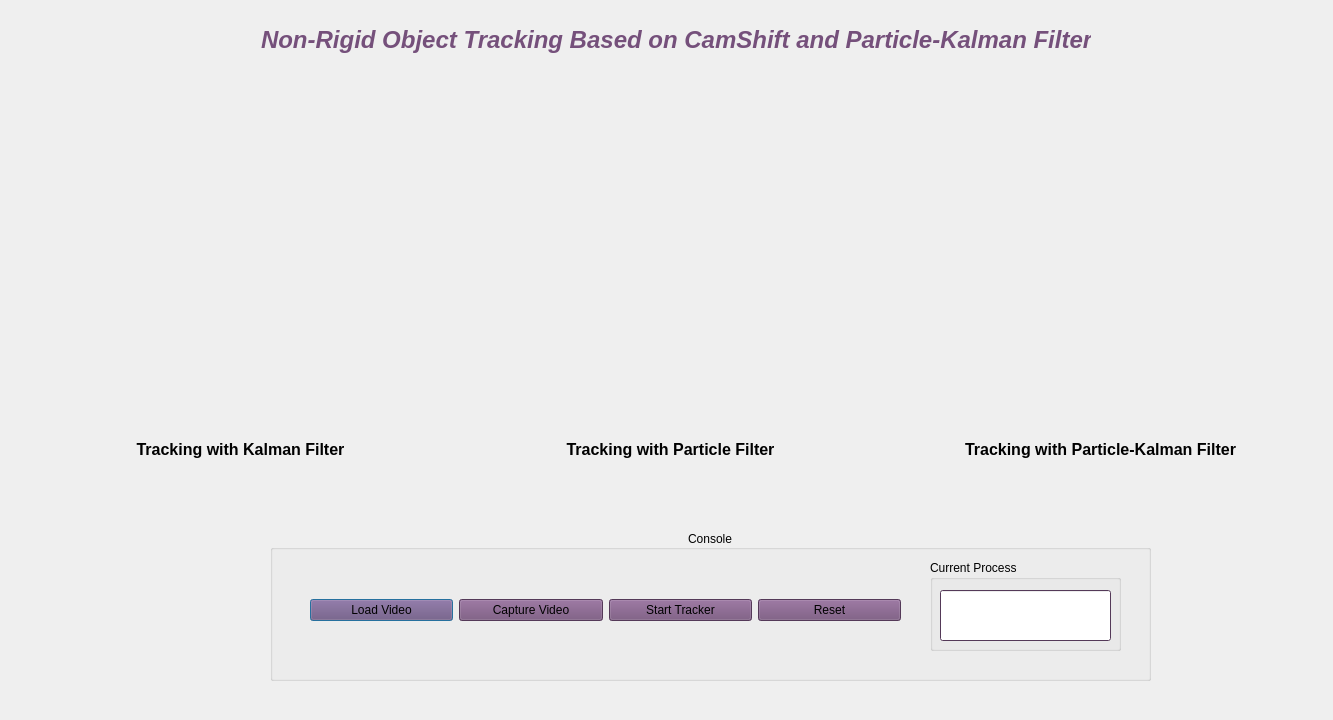
<?xml version="1.0" encoding="UTF-8"?>
<ui version="4.0">
 <class>CheetahTracker</class>
 <widget class="QDialog" name="CheetahTracker">
  <property name="geometry">
   <rect>
    <x>0</x>
    <y>0</y>
    <width>1333</width>
    <height>720</height>
   </rect>
  </property>
  <property name="windowTitle">
   <string>Cheetah Tracker</string>
  </property>
  <property name="windowIcon">
   <iconset>
    <normaloff>VIBOT.png</normaloff>VIBOT.png</iconset>
  </property>
  <property name="autoFillBackground">
   <bool>true</bool>
  </property>
  <property name="styleSheet">
   <string notr="true">rgb (162, 254, 255)
background-color: rgb(97, 221, 255);</string>
  </property>
  <property name="sizeGripEnabled">
   <bool>false</bool>
  </property>
  <property name="modal">
   <bool>false</bool>
  </property>
  <widget class="QLabel" name="label">
   <property name="geometry">
    <rect>
     <x>260</x>
     <y>10</y>
     <width>831</width>
     <height>61</height>
    </rect>
   </property>
   <property name="frameShadow">
    <enum>QFrame::Sunken</enum>
   </property>
   <property name="text">
    <string>&lt;html&gt;&lt;head/&gt;&lt;body&gt;&lt;p&gt;&lt;span style=&quot; font-size:18pt; font-weight:600; font-style:italic; color:#75507b;&quot;&gt;Non-Rigid Object Tracking Based on CamShift and Particle-Kalman Filter&lt;/span&gt;&lt;/p&gt;&lt;/body&gt;&lt;/html&gt;</string>
   </property>
   <property name="textFormat">
    <enum>Qt::RichText</enum>
   </property>
   <property name="alignment">
    <set>Qt::AlignCenter</set>
   </property>
  </widget>
  <widget class="QGroupBox" name="InputConsole">
   <property name="geometry">
    <rect>
     <x>270</x>
     <y>530</y>
     <width>881</width>
     <height>151</height>
    </rect>
   </property>
   <property name="palette">
    <palette>
     <active>
      <colorrole role="WindowText">
       <brush brushstyle="SolidPattern">
        <color alpha="255">
         <red>1</red>
         <green>1</green>
         <blue>1</blue>
        </color>
       </brush>
      </colorrole>
      <colorrole role="Button">
       <brush brushstyle="SolidPattern">
        <color alpha="255">
         <red>117</red>
         <green>80</green>
         <blue>123</blue>
        </color>
       </brush>
      </colorrole>
      <colorrole role="Light">
       <brush brushstyle="SolidPattern">
        <color alpha="255">
         <red>176</red>
         <green>120</green>
         <blue>185</blue>
        </color>
       </brush>
      </colorrole>
      <colorrole role="Midlight">
       <brush brushstyle="SolidPattern">
        <color alpha="255">
         <red>146</red>
         <green>100</green>
         <blue>154</blue>
        </color>
       </brush>
      </colorrole>
      <colorrole role="Dark">
       <brush brushstyle="SolidPattern">
        <color alpha="255">
         <red>58</red>
         <green>40</green>
         <blue>61</blue>
        </color>
       </brush>
      </colorrole>
      <colorrole role="Mid">
       <brush brushstyle="SolidPattern">
        <color alpha="255">
         <red>78</red>
         <green>53</green>
         <blue>82</blue>
        </color>
       </brush>
      </colorrole>
      <colorrole role="Text">
       <brush brushstyle="SolidPattern">
        <color alpha="255">
         <red>1</red>
         <green>1</green>
         <blue>1</blue>
        </color>
       </brush>
      </colorrole>
      <colorrole role="BrightText">
       <brush brushstyle="SolidPattern">
        <color alpha="255">
         <red>1</red>
         <green>1</green>
         <blue>1</blue>
        </color>
       </brush>
      </colorrole>
      <colorrole role="ButtonText">
       <brush brushstyle="SolidPattern">
        <color alpha="255">
         <red>1</red>
         <green>1</green>
         <blue>1</blue>
        </color>
       </brush>
      </colorrole>
      <colorrole role="Base">
       <brush brushstyle="SolidPattern">
        <color alpha="255">
         <red>255</red>
         <green>255</green>
         <blue>255</blue>
        </color>
       </brush>
      </colorrole>
      <colorrole role="Window">
       <brush brushstyle="SolidPattern">
        <color alpha="255">
         <red>117</red>
         <green>80</green>
         <blue>123</blue>
        </color>
       </brush>
      </colorrole>
      <colorrole role="Shadow">
       <brush brushstyle="SolidPattern">
        <color alpha="255">
         <red>0</red>
         <green>0</green>
         <blue>0</blue>
        </color>
       </brush>
      </colorrole>
      <colorrole role="AlternateBase">
       <brush brushstyle="SolidPattern">
        <color alpha="255">
         <red>58</red>
         <green>40</green>
         <blue>61</blue>
        </color>
       </brush>
      </colorrole>
      <colorrole role="ToolTipBase">
       <brush brushstyle="SolidPattern">
        <color alpha="255">
         <red>255</red>
         <green>255</green>
         <blue>220</blue>
        </color>
       </brush>
      </colorrole>
      <colorrole role="ToolTipText">
       <brush brushstyle="SolidPattern">
        <color alpha="255">
         <red>0</red>
         <green>0</green>
         <blue>0</blue>
        </color>
       </brush>
      </colorrole>
     </active>
     <inactive>
      <colorrole role="WindowText">
       <brush brushstyle="SolidPattern">
        <color alpha="255">
         <red>1</red>
         <green>1</green>
         <blue>1</blue>
        </color>
       </brush>
      </colorrole>
      <colorrole role="Button">
       <brush brushstyle="SolidPattern">
        <color alpha="255">
         <red>117</red>
         <green>80</green>
         <blue>123</blue>
        </color>
       </brush>
      </colorrole>
      <colorrole role="Light">
       <brush brushstyle="SolidPattern">
        <color alpha="255">
         <red>176</red>
         <green>120</green>
         <blue>185</blue>
        </color>
       </brush>
      </colorrole>
      <colorrole role="Midlight">
       <brush brushstyle="SolidPattern">
        <color alpha="255">
         <red>146</red>
         <green>100</green>
         <blue>154</blue>
        </color>
       </brush>
      </colorrole>
      <colorrole role="Dark">
       <brush brushstyle="SolidPattern">
        <color alpha="255">
         <red>58</red>
         <green>40</green>
         <blue>61</blue>
        </color>
       </brush>
      </colorrole>
      <colorrole role="Mid">
       <brush brushstyle="SolidPattern">
        <color alpha="255">
         <red>78</red>
         <green>53</green>
         <blue>82</blue>
        </color>
       </brush>
      </colorrole>
      <colorrole role="Text">
       <brush brushstyle="SolidPattern">
        <color alpha="255">
         <red>1</red>
         <green>1</green>
         <blue>1</blue>
        </color>
       </brush>
      </colorrole>
      <colorrole role="BrightText">
       <brush brushstyle="SolidPattern">
        <color alpha="255">
         <red>1</red>
         <green>1</green>
         <blue>1</blue>
        </color>
       </brush>
      </colorrole>
      <colorrole role="ButtonText">
       <brush brushstyle="SolidPattern">
        <color alpha="255">
         <red>1</red>
         <green>1</green>
         <blue>1</blue>
        </color>
       </brush>
      </colorrole>
      <colorrole role="Base">
       <brush brushstyle="SolidPattern">
        <color alpha="255">
         <red>255</red>
         <green>255</green>
         <blue>255</blue>
        </color>
       </brush>
      </colorrole>
      <colorrole role="Window">
       <brush brushstyle="SolidPattern">
        <color alpha="255">
         <red>117</red>
         <green>80</green>
         <blue>123</blue>
        </color>
       </brush>
      </colorrole>
      <colorrole role="Shadow">
       <brush brushstyle="SolidPattern">
        <color alpha="255">
         <red>0</red>
         <green>0</green>
         <blue>0</blue>
        </color>
       </brush>
      </colorrole>
      <colorrole role="AlternateBase">
       <brush brushstyle="SolidPattern">
        <color alpha="255">
         <red>58</red>
         <green>40</green>
         <blue>61</blue>
        </color>
       </brush>
      </colorrole>
      <colorrole role="ToolTipBase">
       <brush brushstyle="SolidPattern">
        <color alpha="255">
         <red>255</red>
         <green>255</green>
         <blue>220</blue>
        </color>
       </brush>
      </colorrole>
      <colorrole role="ToolTipText">
       <brush brushstyle="SolidPattern">
        <color alpha="255">
         <red>0</red>
         <green>0</green>
         <blue>0</blue>
        </color>
       </brush>
      </colorrole>
     </inactive>
     <disabled>
      <colorrole role="WindowText">
       <brush brushstyle="SolidPattern">
        <color alpha="255">
         <red>58</red>
         <green>40</green>
         <blue>61</blue>
        </color>
       </brush>
      </colorrole>
      <colorrole role="Button">
       <brush brushstyle="SolidPattern">
        <color alpha="255">
         <red>117</red>
         <green>80</green>
         <blue>123</blue>
        </color>
       </brush>
      </colorrole>
      <colorrole role="Light">
       <brush brushstyle="SolidPattern">
        <color alpha="255">
         <red>176</red>
         <green>120</green>
         <blue>185</blue>
        </color>
       </brush>
      </colorrole>
      <colorrole role="Midlight">
       <brush brushstyle="SolidPattern">
        <color alpha="255">
         <red>146</red>
         <green>100</green>
         <blue>154</blue>
        </color>
       </brush>
      </colorrole>
      <colorrole role="Dark">
       <brush brushstyle="SolidPattern">
        <color alpha="255">
         <red>58</red>
         <green>40</green>
         <blue>61</blue>
        </color>
       </brush>
      </colorrole>
      <colorrole role="Mid">
       <brush brushstyle="SolidPattern">
        <color alpha="255">
         <red>78</red>
         <green>53</green>
         <blue>82</blue>
        </color>
       </brush>
      </colorrole>
      <colorrole role="Text">
       <brush brushstyle="SolidPattern">
        <color alpha="255">
         <red>58</red>
         <green>40</green>
         <blue>61</blue>
        </color>
       </brush>
      </colorrole>
      <colorrole role="BrightText">
       <brush brushstyle="SolidPattern">
        <color alpha="255">
         <red>1</red>
         <green>1</green>
         <blue>1</blue>
        </color>
       </brush>
      </colorrole>
      <colorrole role="ButtonText">
       <brush brushstyle="SolidPattern">
        <color alpha="255">
         <red>58</red>
         <green>40</green>
         <blue>61</blue>
        </color>
       </brush>
      </colorrole>
      <colorrole role="Base">
       <brush brushstyle="SolidPattern">
        <color alpha="255">
         <red>117</red>
         <green>80</green>
         <blue>123</blue>
        </color>
       </brush>
      </colorrole>
      <colorrole role="Window">
       <brush brushstyle="SolidPattern">
        <color alpha="255">
         <red>117</red>
         <green>80</green>
         <blue>123</blue>
        </color>
       </brush>
      </colorrole>
      <colorrole role="Shadow">
       <brush brushstyle="SolidPattern">
        <color alpha="255">
         <red>0</red>
         <green>0</green>
         <blue>0</blue>
        </color>
       </brush>
      </colorrole>
      <colorrole role="AlternateBase">
       <brush brushstyle="SolidPattern">
        <color alpha="255">
         <red>117</red>
         <green>80</green>
         <blue>123</blue>
        </color>
       </brush>
      </colorrole>
      <colorrole role="ToolTipBase">
       <brush brushstyle="SolidPattern">
        <color alpha="255">
         <red>255</red>
         <green>255</green>
         <blue>220</blue>
        </color>
       </brush>
      </colorrole>
      <colorrole role="ToolTipText">
       <brush brushstyle="SolidPattern">
        <color alpha="255">
         <red>0</red>
         <green>0</green>
         <blue>0</blue>
        </color>
       </brush>
      </colorrole>
     </disabled>
    </palette>
   </property>
   <property name="title">
    <string>Console</string>
   </property>
   <property name="alignment">
    <set>Qt::AlignCenter</set>
   </property>
   <property name="flat">
    <bool>false</bool>
   </property>
   <property name="checkable">
    <bool>false</bool>
   </property>
   <widget class="QWidget" name="horizontalLayoutWidget">
    <property name="geometry">
     <rect>
      <x>40</x>
      <y>40</y>
      <width>591</width>
      <height>80</height>
     </rect>
    </property>
    <layout class="QHBoxLayout" name="horizontalLayout">
     <item>
      <widget class="QPushButton" name="LoadVideo">
       <property name="text">
        <string>Load Video</string>
       </property>
      </widget>
     </item>
     <item>
      <widget class="QPushButton" name="CaptureVideo">
       <property name="text">
        <string>Capture Video</string>
       </property>
      </widget>
     </item>
     <item>
      <widget class="QPushButton" name="TrackObject">
       <property name="text">
        <string>Start Tracker</string>
       </property>
      </widget>
     </item>
     <item>
      <widget class="QPushButton" name="Reset">
       <property name="text">
        <string>Reset</string>
       </property>
      </widget>
     </item>
    </layout>
   </widget>
   <widget class="QGroupBox" name="Process">
    <property name="geometry">
     <rect>
      <x>660</x>
      <y>30</y>
      <width>191</width>
      <height>91</height>
     </rect>
    </property>
    <property name="palette">
     <palette>
      <active>
       <colorrole role="WindowText">
        <brush brushstyle="SolidPattern">
         <color alpha="255">
          <red>1</red>
          <green>1</green>
          <blue>1</blue>
         </color>
        </brush>
       </colorrole>
       <colorrole role="Button">
        <brush brushstyle="SolidPattern">
         <color alpha="255">
          <red>117</red>
          <green>80</green>
          <blue>123</blue>
         </color>
        </brush>
       </colorrole>
       <colorrole role="Light">
        <brush brushstyle="SolidPattern">
         <color alpha="255">
          <red>176</red>
          <green>120</green>
          <blue>185</blue>
         </color>
        </brush>
       </colorrole>
       <colorrole role="Midlight">
        <brush brushstyle="SolidPattern">
         <color alpha="255">
          <red>146</red>
          <green>100</green>
          <blue>154</blue>
         </color>
        </brush>
       </colorrole>
       <colorrole role="Dark">
        <brush brushstyle="SolidPattern">
         <color alpha="255">
          <red>58</red>
          <green>40</green>
          <blue>61</blue>
         </color>
        </brush>
       </colorrole>
       <colorrole role="Mid">
        <brush brushstyle="SolidPattern">
         <color alpha="255">
          <red>78</red>
          <green>53</green>
          <blue>82</blue>
         </color>
        </brush>
       </colorrole>
       <colorrole role="Text">
        <brush brushstyle="SolidPattern">
         <color alpha="255">
          <red>1</red>
          <green>1</green>
          <blue>1</blue>
         </color>
        </brush>
       </colorrole>
       <colorrole role="BrightText">
        <brush brushstyle="SolidPattern">
         <color alpha="255">
          <red>1</red>
          <green>1</green>
          <blue>1</blue>
         </color>
        </brush>
       </colorrole>
       <colorrole role="ButtonText">
        <brush brushstyle="SolidPattern">
         <color alpha="255">
          <red>1</red>
          <green>1</green>
          <blue>1</blue>
         </color>
        </brush>
       </colorrole>
       <colorrole role="Base">
        <brush brushstyle="SolidPattern">
         <color alpha="255">
          <red>255</red>
          <green>255</green>
          <blue>255</blue>
         </color>
        </brush>
       </colorrole>
       <colorrole role="Window">
        <brush brushstyle="SolidPattern">
         <color alpha="255">
          <red>117</red>
          <green>80</green>
          <blue>123</blue>
         </color>
        </brush>
       </colorrole>
       <colorrole role="Shadow">
        <brush brushstyle="SolidPattern">
         <color alpha="255">
          <red>0</red>
          <green>0</green>
          <blue>0</blue>
         </color>
        </brush>
       </colorrole>
       <colorrole role="AlternateBase">
        <brush brushstyle="SolidPattern">
         <color alpha="255">
          <red>58</red>
          <green>40</green>
          <blue>61</blue>
         </color>
        </brush>
       </colorrole>
       <colorrole role="ToolTipBase">
        <brush brushstyle="SolidPattern">
         <color alpha="255">
          <red>255</red>
          <green>255</green>
          <blue>220</blue>
         </color>
        </brush>
       </colorrole>
       <colorrole role="ToolTipText">
        <brush brushstyle="SolidPattern">
         <color alpha="255">
          <red>0</red>
          <green>0</green>
          <blue>0</blue>
         </color>
        </brush>
       </colorrole>
      </active>
      <inactive>
       <colorrole role="WindowText">
        <brush brushstyle="SolidPattern">
         <color alpha="255">
          <red>1</red>
          <green>1</green>
          <blue>1</blue>
         </color>
        </brush>
       </colorrole>
       <colorrole role="Button">
        <brush brushstyle="SolidPattern">
         <color alpha="255">
          <red>117</red>
          <green>80</green>
          <blue>123</blue>
         </color>
        </brush>
       </colorrole>
       <colorrole role="Light">
        <brush brushstyle="SolidPattern">
         <color alpha="255">
          <red>176</red>
          <green>120</green>
          <blue>185</blue>
         </color>
        </brush>
       </colorrole>
       <colorrole role="Midlight">
        <brush brushstyle="SolidPattern">
         <color alpha="255">
          <red>146</red>
          <green>100</green>
          <blue>154</blue>
         </color>
        </brush>
       </colorrole>
       <colorrole role="Dark">
        <brush brushstyle="SolidPattern">
         <color alpha="255">
          <red>58</red>
          <green>40</green>
          <blue>61</blue>
         </color>
        </brush>
       </colorrole>
       <colorrole role="Mid">
        <brush brushstyle="SolidPattern">
         <color alpha="255">
          <red>78</red>
          <green>53</green>
          <blue>82</blue>
         </color>
        </brush>
       </colorrole>
       <colorrole role="Text">
        <brush brushstyle="SolidPattern">
         <color alpha="255">
          <red>1</red>
          <green>1</green>
          <blue>1</blue>
         </color>
        </brush>
       </colorrole>
       <colorrole role="BrightText">
        <brush brushstyle="SolidPattern">
         <color alpha="255">
          <red>1</red>
          <green>1</green>
          <blue>1</blue>
         </color>
        </brush>
       </colorrole>
       <colorrole role="ButtonText">
        <brush brushstyle="SolidPattern">
         <color alpha="255">
          <red>1</red>
          <green>1</green>
          <blue>1</blue>
         </color>
        </brush>
       </colorrole>
       <colorrole role="Base">
        <brush brushstyle="SolidPattern">
         <color alpha="255">
          <red>255</red>
          <green>255</green>
          <blue>255</blue>
         </color>
        </brush>
       </colorrole>
       <colorrole role="Window">
        <brush brushstyle="SolidPattern">
         <color alpha="255">
          <red>117</red>
          <green>80</green>
          <blue>123</blue>
         </color>
        </brush>
       </colorrole>
       <colorrole role="Shadow">
        <brush brushstyle="SolidPattern">
         <color alpha="255">
          <red>0</red>
          <green>0</green>
          <blue>0</blue>
         </color>
        </brush>
       </colorrole>
       <colorrole role="AlternateBase">
        <brush brushstyle="SolidPattern">
         <color alpha="255">
          <red>58</red>
          <green>40</green>
          <blue>61</blue>
         </color>
        </brush>
       </colorrole>
       <colorrole role="ToolTipBase">
        <brush brushstyle="SolidPattern">
         <color alpha="255">
          <red>255</red>
          <green>255</green>
          <blue>220</blue>
         </color>
        </brush>
       </colorrole>
       <colorrole role="ToolTipText">
        <brush brushstyle="SolidPattern">
         <color alpha="255">
          <red>0</red>
          <green>0</green>
          <blue>0</blue>
         </color>
        </brush>
       </colorrole>
      </inactive>
      <disabled>
       <colorrole role="WindowText">
        <brush brushstyle="SolidPattern">
         <color alpha="255">
          <red>58</red>
          <green>40</green>
          <blue>61</blue>
         </color>
        </brush>
       </colorrole>
       <colorrole role="Button">
        <brush brushstyle="SolidPattern">
         <color alpha="255">
          <red>117</red>
          <green>80</green>
          <blue>123</blue>
         </color>
        </brush>
       </colorrole>
       <colorrole role="Light">
        <brush brushstyle="SolidPattern">
         <color alpha="255">
          <red>176</red>
          <green>120</green>
          <blue>185</blue>
         </color>
        </brush>
       </colorrole>
       <colorrole role="Midlight">
        <brush brushstyle="SolidPattern">
         <color alpha="255">
          <red>146</red>
          <green>100</green>
          <blue>154</blue>
         </color>
        </brush>
       </colorrole>
       <colorrole role="Dark">
        <brush brushstyle="SolidPattern">
         <color alpha="255">
          <red>58</red>
          <green>40</green>
          <blue>61</blue>
         </color>
        </brush>
       </colorrole>
       <colorrole role="Mid">
        <brush brushstyle="SolidPattern">
         <color alpha="255">
          <red>78</red>
          <green>53</green>
          <blue>82</blue>
         </color>
        </brush>
       </colorrole>
       <colorrole role="Text">
        <brush brushstyle="SolidPattern">
         <color alpha="255">
          <red>58</red>
          <green>40</green>
          <blue>61</blue>
         </color>
        </brush>
       </colorrole>
       <colorrole role="BrightText">
        <brush brushstyle="SolidPattern">
         <color alpha="255">
          <red>1</red>
          <green>1</green>
          <blue>1</blue>
         </color>
        </brush>
       </colorrole>
       <colorrole role="ButtonText">
        <brush brushstyle="SolidPattern">
         <color alpha="255">
          <red>58</red>
          <green>40</green>
          <blue>61</blue>
         </color>
        </brush>
       </colorrole>
       <colorrole role="Base">
        <brush brushstyle="SolidPattern">
         <color alpha="255">
          <red>117</red>
          <green>80</green>
          <blue>123</blue>
         </color>
        </brush>
       </colorrole>
       <colorrole role="Window">
        <brush brushstyle="SolidPattern">
         <color alpha="255">
          <red>117</red>
          <green>80</green>
          <blue>123</blue>
         </color>
        </brush>
       </colorrole>
       <colorrole role="Shadow">
        <brush brushstyle="SolidPattern">
         <color alpha="255">
          <red>0</red>
          <green>0</green>
          <blue>0</blue>
         </color>
        </brush>
       </colorrole>
       <colorrole role="AlternateBase">
        <brush brushstyle="SolidPattern">
         <color alpha="255">
          <red>117</red>
          <green>80</green>
          <blue>123</blue>
         </color>
        </brush>
       </colorrole>
       <colorrole role="ToolTipBase">
        <brush brushstyle="SolidPattern">
         <color alpha="255">
          <red>255</red>
          <green>255</green>
          <blue>220</blue>
         </color>
        </brush>
       </colorrole>
       <colorrole role="ToolTipText">
        <brush brushstyle="SolidPattern">
         <color alpha="255">
          <red>0</red>
          <green>0</green>
          <blue>0</blue>
         </color>
        </brush>
       </colorrole>
      </disabled>
     </palette>
    </property>
    <property name="title">
     <string>Current Process</string>
    </property>
    <widget class="QLineEdit" name="CurrentProcess">
     <property name="geometry">
      <rect>
       <x>10</x>
       <y>30</y>
       <width>171</width>
       <height>51</height>
      </rect>
     </property>
     <property name="alignment">
      <set>Qt::AlignCenter</set>
     </property>
    </widget>
   </widget>
  </widget>
  <widget class="QLabel" name="PKFLabel">
   <property name="geometry">
    <rect>
     <x>950</x>
     <y>100</y>
     <width>301</width>
     <height>301</height>
    </rect>
   </property>
   <property name="text">
    <string/>
   </property>
  </widget>
  <widget class="QLabel" name="KFLabel">
   <property name="geometry">
    <rect>
     <x>90</x>
     <y>100</y>
     <width>301</width>
     <height>301</height>
    </rect>
   </property>
   <property name="text">
    <string/>
   </property>
  </widget>
  <widget class="QLabel" name="PFLabel">
   <property name="geometry">
    <rect>
     <x>520</x>
     <y>100</y>
     <width>301</width>
     <height>301</height>
    </rect>
   </property>
   <property name="text">
    <string/>
   </property>
  </widget>
  <widget class="QLabel" name="label_2">
   <property name="geometry">
    <rect>
     <x>130</x>
     <y>440</y>
     <width>221</width>
     <height>20</height>
    </rect>
   </property>
   <property name="font">
    <font>
     <pointsize>12</pointsize>
     <weight>75</weight>
     <italic>false</italic>
     <bold>true</bold>
    </font>
   </property>
   <property name="text">
    <string>Tracking with Kalman Filter</string>
   </property>
   <property name="textFormat">
    <enum>Qt::RichText</enum>
   </property>
   <property name="alignment">
    <set>Qt::AlignCenter</set>
   </property>
  </widget>
  <widget class="QLabel" name="label_3">
   <property name="geometry">
    <rect>
     <x>560</x>
     <y>440</y>
     <width>221</width>
     <height>20</height>
    </rect>
   </property>
   <property name="font">
    <font>
     <pointsize>12</pointsize>
     <weight>75</weight>
     <italic>false</italic>
     <bold>true</bold>
    </font>
   </property>
   <property name="text">
    <string>Tracking with Particle Filter</string>
   </property>
   <property name="textFormat">
    <enum>Qt::RichText</enum>
   </property>
   <property name="alignment">
    <set>Qt::AlignCenter</set>
   </property>
  </widget>
  <widget class="QLabel" name="label_4">
   <property name="geometry">
    <rect>
     <x>950</x>
     <y>440</y>
     <width>301</width>
     <height>20</height>
    </rect>
   </property>
   <property name="font">
    <font>
     <pointsize>12</pointsize>
     <weight>75</weight>
     <italic>false</italic>
     <bold>true</bold>
    </font>
   </property>
   <property name="text">
    <string>Tracking with Particle-Kalman Filter</string>
   </property>
   <property name="textFormat">
    <enum>Qt::RichText</enum>
   </property>
   <property name="alignment">
    <set>Qt::AlignCenter</set>
   </property>
  </widget>
  <widget class="QLabel" name="label_5">
   <property name="geometry">
    <rect>
     <x>40</x>
     <y>580</y>
     <width>81</width>
     <height>101</height>
    </rect>
   </property>
   <property name="text">
    <string/>
   </property>
   <property name="pixmap">
    <pixmap>VIBOT.png</pixmap>
   </property>
   <property name="scaledContents">
    <bool>true</bool>
   </property>
  </widget>
 </widget>
 <resources/>
 <connections/>
</ui>
